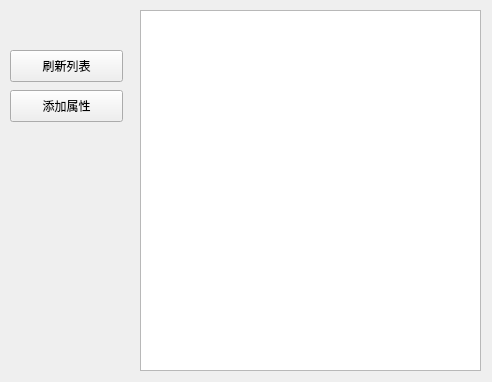
<?xml version="1.0" encoding="UTF-8"?>
<ui version="4.0">
 <class>UserManageWindow</class>
 <widget class="QWidget" name="UserManageWindow">
  <property name="geometry">
   <rect>
    <x>0</x>
    <y>0</y>
    <width>492</width>
    <height>382</height>
   </rect>
  </property>
  <property name="windowTitle">
   <string>Form</string>
  </property>
  <widget class="QPushButton" name="refreshListBtn">
   <property name="geometry">
    <rect>
     <x>10</x>
     <y>50</y>
     <width>113</width>
     <height>32</height>
    </rect>
   </property>
   <property name="text">
    <string>刷新列表</string>
   </property>
  </widget>
  <widget class="QListView" name="listView">
   <property name="geometry">
    <rect>
     <x>140</x>
     <y>10</y>
     <width>341</width>
     <height>361</height>
    </rect>
   </property>
  </widget>
  <widget class="QPushButton" name="addProBtn">
   <property name="geometry">
    <rect>
     <x>10</x>
     <y>90</y>
     <width>113</width>
     <height>32</height>
    </rect>
   </property>
   <property name="text">
    <string>添加属性</string>
   </property>
  </widget>
 </widget>
 <resources/>
 <connections/>
</ui>
